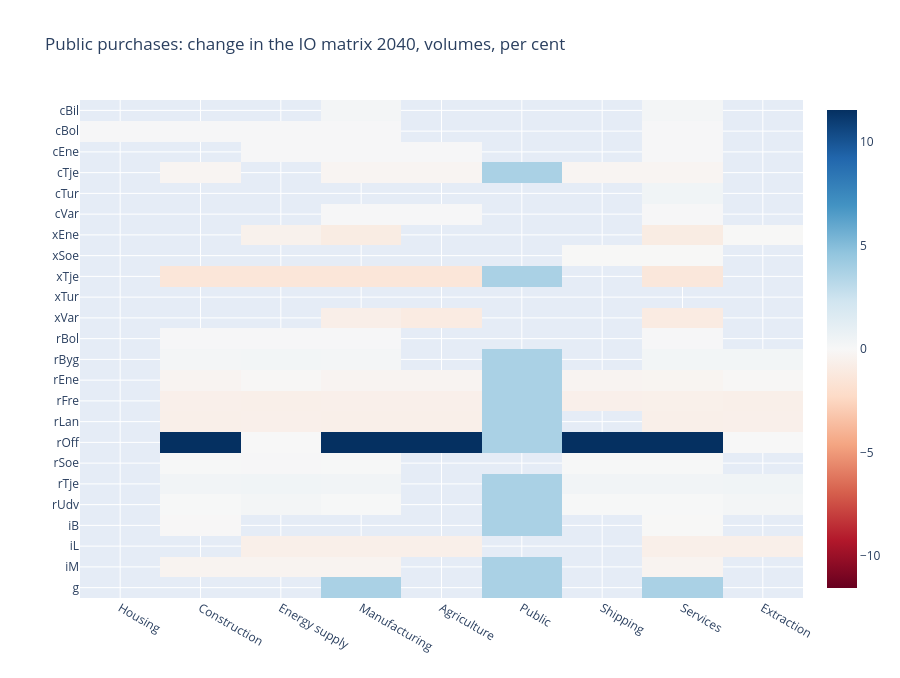

The code cell stored with this chart in its notebook:
### Code cell
io_viz.heatmap(alt_q, year, metric='total', base=base_q, relative=True,
               title=f'{experiment}: change in the IO matrix {year}, volumes, per cent')

### Figure 1 — Plotly figure (JSON) as saved in the notebook; plotly's stock layout.template omitted (floating-point values rounded to 4 significant figures; data arrays with more than 128 entries replaced by an {"elided": "..."} marker saying what was removed)
{"data": [{"colorscale": [[0.0, "rgb(103,0,31)"], [0.1, "rgb(178,24,43)"], [0.2, "rgb(214,96,77)"], [0.3, "rgb(244,165,130)"], [0.4, "rgb(253,219,199)"], [0.5, "rgb(247,247,247)"], [0.6, "rgb(209,229,240)"], [0.7, "rgb(146,197,222)"], [0.8, "rgb(67,147,195)"], [0.9, "rgb(33,102,172)"], [1.0, "rgb(5,48,97)"]], "customdata": {"elided": "24x9 str values"}, "hovertemplate": "%{customdata} ← %{x}: %{z:,.3f}<extra></extra>", "type": "heatmap", "x": ["Housing", "Construction", "Energy supply", "Manufacturing", "Agriculture", "Public", "Shipping", "Services", "Extraction"], "y": ["cBil", "cBol", "cEne", "cTje", "cTur", "cVar", "xEne", "xSoe", "xTje", "xTur", "xVar", "rBol", "rByg", "rEne", "rFre", "rLan", "rOff", "rSoe", "rTje", "rUdv", "iB", "iL", "iM", "g"], "z": {"elided": "24x9 float values"}, "zmid": 0.0}], "layout": {"height": 678, "title": {"text": "Public purchases: change in the IO matrix 2040, volumes, per cent"}, "yaxis": {"autorange": "reversed"}}}
